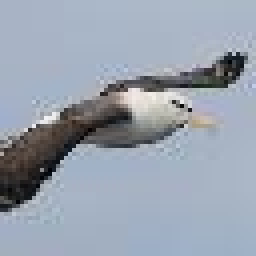
#> input picture trials/test_image2.jpeg, 64 x 64 px (shown 4 times larger)
$ jupyter execute embeddings.ipynb
#> lines starting #> are read from the running program, lines starting #| are printed output that depends on the picture
[cell 1]
from PIL import Image
import matplotlib.pyplot as plt

def make_square(image_path, output_size=(300, 300)):
    """
    Open an image file and convert it into a square image of the specified size.
    """
#> called with image_path = 'test_image2.jpeg', output_size = (32, 32)
    with Image.open(image_path) as img:
        # Resize image maintaining aspect ratio
#> img is the input picture: PIL image 64x64 RGB; mean R, G, B 152.7, 161.8, 174.9
        img.thumbnail(output_size, Image.Resampling.LANCZOS)
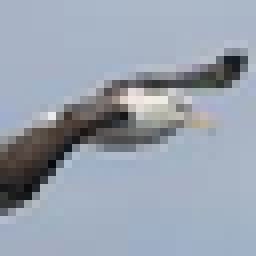
#> img: PIL image 32x32 RGB (shown 8 times larger); mean R, G, B 152.8, 161.8, 174.9

        # Create a new square background image
        square_img = Image.new("RGB", output_size, (32, 32, 32))
#> square_img: PIL image 32x32 RGB; every value is 32
        # Calculate coordinates to paste the input image onto the center of the background
        x = (output_size[0] - img.size[0]) // 2
#> x = 0
        y = (output_size[1] - img.size[1]) // 2
#> y = 0
        square_img.paste(img, (x, y))
        return square_img

def cut_into_tiles(image, num_tiles=9):
    """
    Cut the square image into num_tiles pieces (default is 9 for a 3x3 grid).
    Returns a dictionary of Image objects representing each tile with their position as keys.
    """
#> called with num_tiles = 9
    if num_tiles != 9:
        raise ValueError("This function currently supports only 9 tiles.")

    tiles = {}
    width, height = image.size
#> width = 32; height = 32
    tile_width = width // 3
#> tile_width = 10
    tile_height = height // 3
#> tile_height = 10

    positions = ['tl', 'tc', 'tr', 'cl', 'c', 'cr', 'bl', 'bc', 'br'] # Top-Left, Top-Center, ..., Bottom-Right

    for i in range(3):  # For each row
        for j in range(3):  # For each column
            left = j * tile_width
            upper = i * tile_height
            right = left + tile_width
            lower = upper + tile_height
            tile = image.crop((left, upper, right, lower))
            tiles[positions.pop(0)] = tile
#> after the loop, tiles = 9 items
    return tiles

# Example usage
image_path = "test_image2.jpeg"  # Update this path with an existing image path
output_size = (32, 32)  # You can adjust this based on your model input size

square_img = make_square(image_path, output_size)
tiles = cut_into_tiles(square_img)
#> tiles = 9 items

# Display the cropped images
fig, axs = plt.subplots(3, 3, figsize=(10, 10))
positions = [['tl', 'tc', 'tr'], ['cl', 'c', 'cr'], ['bl', 'bc', 'br']]

for i in range(3):
    for j in range(3):
        axs[i, j].imshow(tiles[positions[i][j]])
        axs[i, j].axis('off')
        axs[i, j].set_title(positions[i][j].upper())

plt.show()
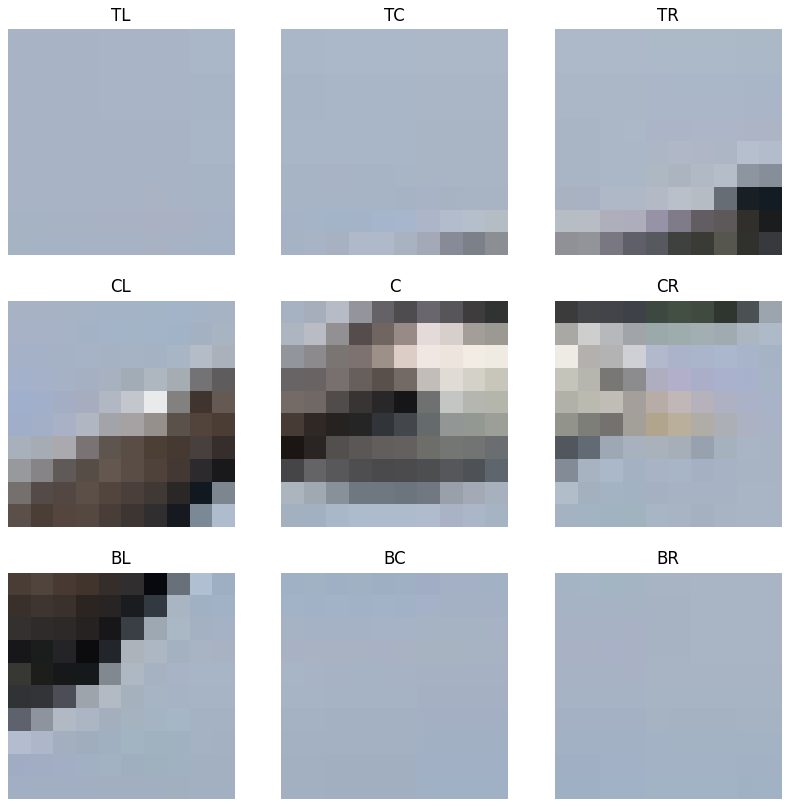
#> figure drawn by matplotlib, 9 panels

[cell 2]
import random

def create_permuted_images(tiles, n):
    """
    Create 'n' permuted images out of the 9 tiles.
    Returns a list of permuted Image objects.
    """
#> called with n = 5
    permuted_images = []
    tile_positions = list(tiles.keys())
#> tile_positions = ['tl', 'tc', 'tr', 'cl', 'c', 'cr', 'bl', 'bc', 'br']
    original_size = tiles['tl'].size[0] * 3  # Assuming all tiles are the same size and square
#> original_size = 30

    for _ in range(n):
        # Shuffle the positions
        random.shuffle(tile_positions)
        # Create a new empty image to paste the tiles
        new_img = Image.new('RGB', (original_size, original_size))
        for i, pos in enumerate(tile_positions):
            # Calculate the position in the grid
            x = (i % 3) * tiles['tl'].size[0]
            y = (i // 3) * tiles['tl'].size[1]
            # Paste the tile in the new image
            new_img.paste(tiles[pos], (x, y))
        permuted_images.append(new_img)
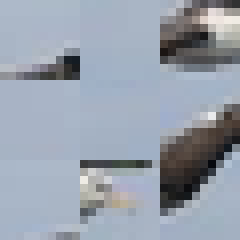
#> new_img: PIL image 30x30 RGB (shown 8 times larger); mean R, G, B 151.3, 159.8, 172.2
#> after the loop, permuted_images = 5 items

    return permuted_images

# Create 5 permuted images (n=5) for demonstration
permuted_images = create_permuted_images(tiles, 5)
#> permuted_images = 5 items

# Display the permuted images
fig, axs = plt.subplots(1, 5, figsize=(20, 4))
for i, img in enumerate(permuted_images):
    axs[i].imshow(img)
    axs[i].axis('off')
#> this loop made 5 passes
plt.tight_layout()
plt.show()
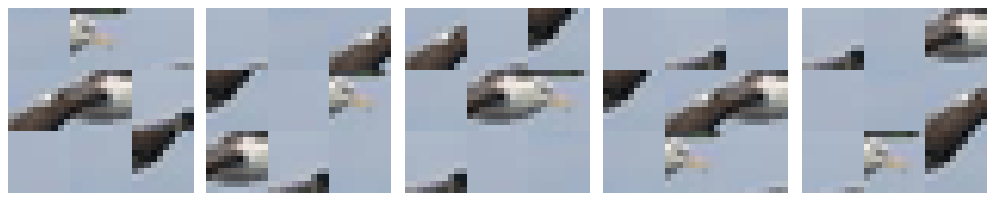
#> figure drawn by matplotlib, 5 panels
